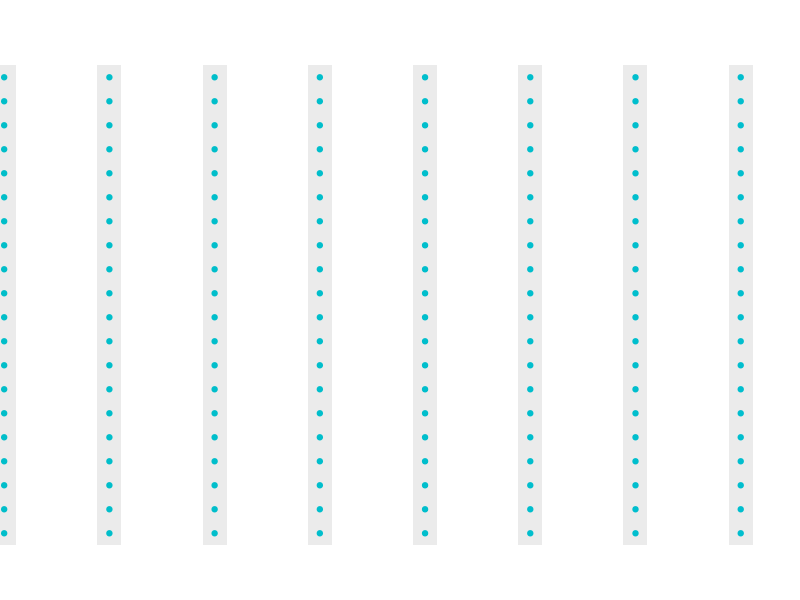

Write R code to recreate this figure. (Note: a time limit stopped this script after it produced the figure.)
rm(list = ls())

library(ggplot2)
library(gridExtra)
library(caret)

set.seed(12345)
data(diamonds)
df <- diamonds[sample(nrow(diamonds), (.5 * nrow(diamonds)), replace = FALSE, prob = NULL), ]
df$xyz <- df$x * df$y * df$z
# The actual price distribution is skewed, and the log distribution is 
#more Gaussian, so we will use the log price to plot

# There is a clear linear relationship between the carat size and the diamond price
# Using the square root of the carat to ease interpretation
# Add a second predictor to see if any is more accurate

gCarat <-       ggplot(df, aes(x = carat, y = price)) +
                #geom_point(aes(colour = factor(color))) +
                #geom_point(aes(colour = factor(cut))) +
                #geom_point(aes(colour = factor(clarity))) +
                geom_point(aes(colour = factor(xyz))) +
                xlab("Carats") +
                ylab("Price") +
                scale_y_continuous(limits = c(0, max(range(df$price)))) +
                xlim(c(0, 3.5)) +
                #labs(colour = "Color") +
                geom_smooth(method = "loess", se = FALSE) +
                ggtitle("Price ~ Carats")
gCarat



grid.arrange(gCut, gColor, gClarity, gCarat, ncol = 4)


# A diamond to test
##       carat       cut color clarity depth table price    x    y    z
## 13696     1 Very Good     G     VS2  61.8    59  5600 6.29 6.37 3.91
testColor <- data.frame(carat = 1, color = 'G')
testClarity <- data.frame(carat = 1, clarity ='VS2')
testCut <- data.frame(carat = 1, cut = 'Very Good')
testDiamond <- data.frame(carat = 1, cut = 'Very Good', color = 'G', 
                          clarity = 'VS2', x = 6.29, y = 6.37, z = 3.91)


#Create testing and training data
inTrain <- createDataPartition(y = diamonds$price, p = 0.7, list = FALSE)
training <- diamonds[inTrain, ]
testing <- diamonds[-inTrain, ]

fitColor2 <- train(price ~ carat + color,
                   data = training,
                   method = "lm",
                   trControl = trainControl(method='cv', number = 2))


fitClarity2 <- train(price ~ carat + clarity,
                     data = training,
                     method = "lm",
                     trControl = trainControl(method='cv', number = 2))


fitCut2 <- train(price ~ carat + cut,
                 data = training,
                 method = "lm",
                 trControl = trainControl(method='cv', number = 2))

fitDiamond2 <- train(price ~ carat + color + clarity + cut + x + y + z,
                     data = training,
                     method = "lm",
                     trControl = trainControl(method='cv', number = 2))

predColor2 <- predict(fitColor2, newdata = testColor, interval = "prediction",
                      level = 0.95)

predClarity2 <- predict(fitClarity2, newdata = testClarity, interval = "prediction",
                        level = 0.95)

predCut2 <- predict(fitCut2, newdata = testCut, interval = "prediction", level = 0.95)

predDiamond2 <- predict(fitDiamond2, newdata = testDiamond, 
                        interval = "prediction", level = 0.95)

predColor2
predClarity2
predCut2
predDiamond2

# Price by carat
plotCarat <-    ggplot(diamonds, aes(x = carat, y = log(price))) +
        geom_point(aes(colour = price)) +
        xlab("Carats") +
        ylab("Price") +
        scale_y_continuous(limits = c(5.5, 10)) +
        labs(colour = "Price") +
        geom_smooth(method = "lm", se = FALSE) +
        ggtitle("Model 1: Price ~ Carats")
plotCarat

#Price by color
plotColor <-    ggplot(diamonds, aes(x = color, y = log(price))) +
        geom_point(aes(colour = price)) +
        xlab("Color") +
        ylab("Price") +
        scale_y_continuous(limits = c(5.5, 10)) +
        labs(colour = "Price") +
        geom_smooth(method = "lm", se = FALSE) +
        ggtitle("Price by Color")
plotColor

#Price by Cut
plotCut <-      ggplot(diamonds, aes(x = cut, y = log(price))) +
        geom_point(aes(colour = price)) +
        xlab("Cut") +
        ylab("Price") +
        scale_y_continuous(limits = c(5.5, 10)) +
        labs(colour = "Price") +
        geom_smooth(method = "lm", se = FALSE) +
        ggtitle("Price by Cut")
plotCut

unique(diamonds$cut)
unique(diamonds$color)
unique(diamonds$clarity)


range(df$xyz)
quantile(df$xyz)
?diamonds
?cut
pdf <- cut(df$size, 5, 
           labels = c("Diminutive", "Small", "Medium", "Large", "Gigantic"))
pdf
unique(pdf)
as.numeric(df$sizeFactor)
diamonds$size
diamonds$sizeFactor
fitSize <-      train(price ~ carat + size,
                      data = training,
                      method = "lm",
                      trControl = trainControl(method='cv', number = 2))
sz <- df$sizeFactor
as.numeric(sz)
unique(as.numeric(sz))

predSize <- predict(fitSize, newdata = data.frame(carat = 2.1,
                                              size = 5))
predSize
as.numeric(df$sizeFactor)

fitCut <- lm(price ~ carat + cut,
             data = df)

fitCutLearn <-       train(price ~ carat + cut,
                      data = training,
                      method = "lm",
                      trControl = trainControl(method='cv', number = 2))

predCut <- predict(fitCut, newdata = data.frame(carat = 2,
                                             cut = "Good"))

predCutLearn <- predict(fitCut, newdata = testing)

predCutLearnResults <- data.frame(Observations = df$price, 
                                  Predicted = fitted(fitCut))


g <-    ggplot(df, aes(x = carat, y = price)) +
        geom_point(aes(colour = factor(color))) +
        xlab("Carats") +
        ylab("Price") +
        scale_y_continuous(limits = c(0, max(range(df$price)))) +
        xlim(c(0, 3.5))+
        labs(colour = "Color")+ 
        geom_smooth(method = "loess", se = FALSE)

g <-    g + 
        geom_point(aes(x = caratinput, y = predCut),colour="red",size=2)

caratinput <- 2

g
head(predCut2)
summary(predCut2)

gCut <- ggplot(predCutLearnResults, aes(x = Observations, y = Predicted)) +
        geom_point()
gCut
str(predCut)
summary(predCut)
summary(fitCut)

data("diamonds")
gCut <- ggplot(diamonds, aes(x = cut, y = (price/carat)))
gCut <- gCut +
        geom_point(aes(size = carat,
                       color = carat)) +
        xlab("Cut") +
        ylab("Price per Carat") 
gCut

gCut <- ggplot(diamonds, aes(x = cut, y = (price/carat)))
gCut <- gCut +
        geom_point(aes(size = carat,
                       color = cut)) +
        xlab("Cut") +
        ylab("Price per Carat") 
gCut

qplot(x = cut, y = (price/carat), data = diamonds,
      xlab = "Cut",
      ylab = "Price per Carat",
      colour = carat)

qplot(x = color, y = (price/carat), data = diamonds,
      xlab = "Color",
      ylab = "Price per Carat",
      colour = carat)

qplot(x = clarity, y = (price/carat), data = diamonds,
      xlab = "Clarity",
      ylab = "Price per Carat",
      colour = carat)


gCut <- ggplot(diamonds, aes(x = cut, y = (price/carat)))
gCut <- gCut + geom_point(aes(size = carat,
                              colour = factor(color))) +
        scale_colour_discrete(name  = "Color") +
        scale_size_continuous(name  = "Carat")
gCut


install.packages("rsconnect")
